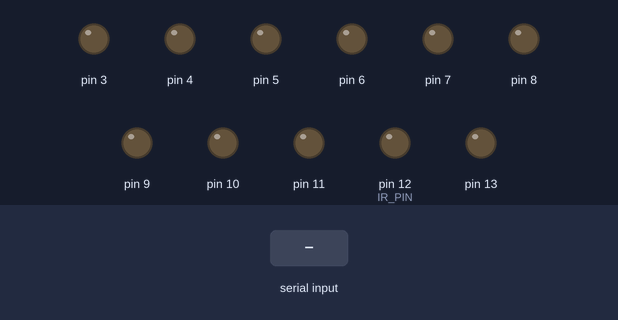
This sketch was run on a simulated Arduino Uno, built with avr-gcc and run on an emulated ATmega328P. Shown: output pins drawn as LEDs (lit = HIGH). Inputs (shaded band) come from the test bench.

Above: at 1.2 s.
1.3 s: "a" received over Serial
At 2.5 s:
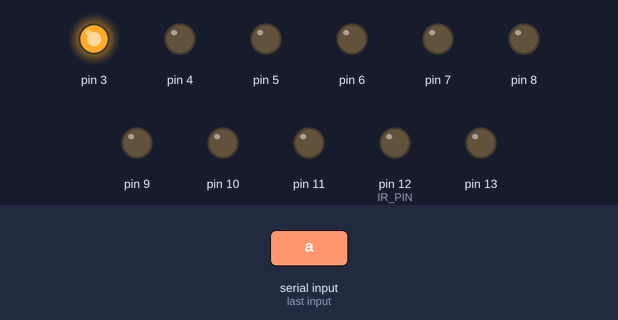
2.8 s: "b" received over Serial
At 3.7 s:
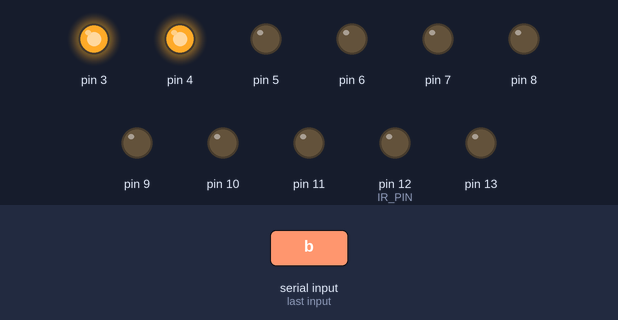
4.3 s: "c" received over Serial
At 4.9 s:
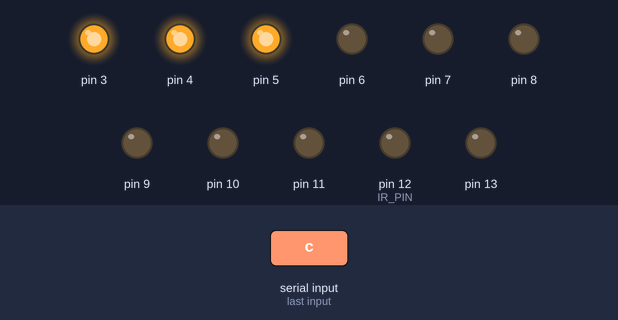
5.8 s: "d" received over Serial
At 6.2 s:
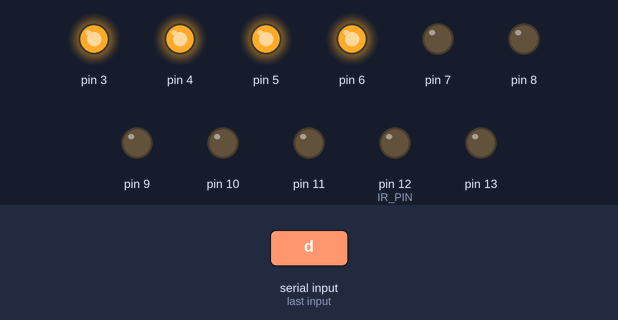
7.3 s: "e" received over Serial
At 8.3 s:
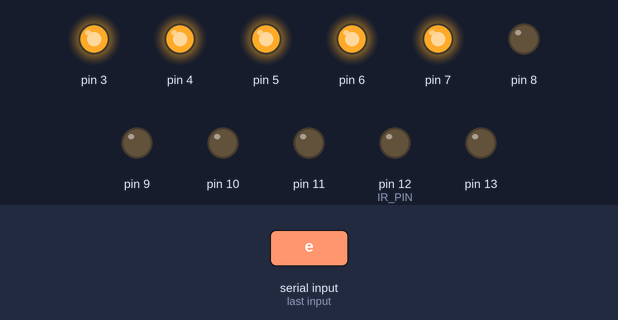
8.8 s: "f" received over Serial
At 9.5 s:
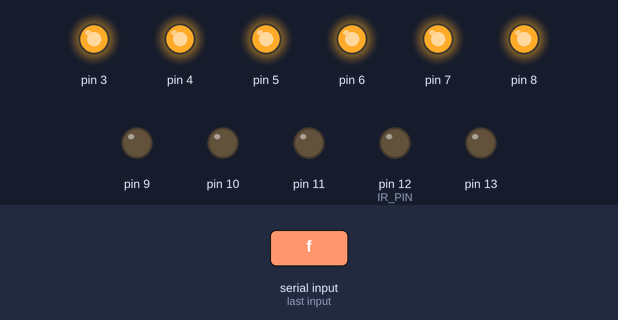
Timing chart, 0 to 11.3 s (numbered marks = the images above; inputs shaded):
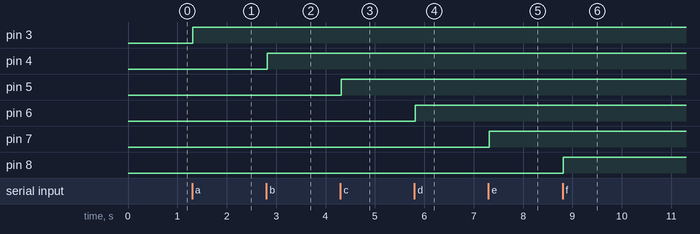

Measured:
- after the input at 1.3 s, pin 3: LOW → HIGH at once
- after the input at 2.8 s, pin 4: LOW → HIGH at once
- after the input at 4.3 s, pin 5: LOW → HIGH at once
- after the input at 5.8 s, pin 6: LOW → HIGH at once
- after the input at 7.3 s, pin 7: LOW → HIGH at once
- after the input at 8.8 s, pin 8: LOW → HIGH at once

The sketch:

cod.ino
```cpp
#include <avr/sleep.h>
#define interruptPin 2

char incoming_byte=0;
volatile unsigned int count=0;

void wakeUp()
{
  sleep_disable();
  detachInterrupt(0);
  delay(1000);
}
void Going_To_Sleep()
  {
    sleep_enable();
    attachInterrupt(0 , wakeUp , LOW);
    set_sleep_mode(SLEEP_MODE_PWR_DOWN);
    delay(1000);
    sleep_cpu();
  }
void setup() {
  // put your setup code here, to run once:

pinMode(3, OUTPUT);
pinMode(4, OUTPUT);
pinMode(5, OUTPUT);
pinMode(6, OUTPUT);
pinMode(7, OUTPUT);
pinMode(8, OUTPUT);
pinMode(9, OUTPUT);
pinMode(10, OUTPUT);
pinMode(11, OUTPUT);
pinMode(13, OUTPUT);

pinMode(12, OUTPUT); // IR PIN

digitalWrite(3 ,LOW);
digitalWrite(4 ,LOW);
digitalWrite(5 ,LOW);
digitalWrite(6 ,LOW);
digitalWrite(7 ,LOW);
digitalWrite(8 ,LOW);
digitalWrite(9 ,LOW);
digitalWrite(10 ,LOW);
digitalWrite(11 ,LOW);
digitalWrite(13,LOW);


Serial.begin(9600);


pinMode(interruptPin , INPUT_PULLUP);
/* Timer2 Initiat */
TIMSK2 = (TIMSK2 & B11111110) | 0x01;
TCCR2B = (TCCR2B & B11111000) | 0x07;
}

void loop() {
  // put your main code here, to run repeatedly:
if (Serial.available() > 0)
  {
    incoming_byte = Serial.read();
    delay(10);
  }

  switch(incoming_byte){
  case 'a' :     // your hand is close to the sensor
      count = 0;
      digitalWrite(3 , !digitalRead(3));
      delay(10);
      break;
  case 'b' :
     // your hand is a few inches from the sensor
      count = 0;
      digitalWrite(4 , !digitalRead(4));
      delay(10);
      break;
   case 'c' :   // your hand is nowhere near the sensor
      count = 0;
      digitalWrite(5 , !digitalRead(5));
      delay(10);
      break;
   case 'd' :  // your hand is on the sensor
      count = 0;
      digitalWrite(6 , !digitalRead(6));
      delay(10);
      break;
   case 'e':
      count = 0;
      digitalWrite(7 , !digitalRead(7));
      delay(10);
      break;
   case 'f':
      count = 0;
      digitalWrite(8 , !digitalRead(8));
      delay(10);
      break;
   case 'g' :
      count = 0;
      digitalWrite(9 , !digitalRead(9));
      delay(10);
      break;
   case 'h' :
      count = 0;
      digitalWrite(10 , !digitalRead(10));
      delay(10);
      break;
   case 'i' :
      count = 0;
      digitalWrite(11 , !digitalRead(11));
      delay(10);
      break;
   case 'j' :     // your hand is close to the sensor
      count = 0;
      digitalWrite(13 , !digitalRead(13));
      delay(10);
      break;
   case 'z' :
      delay(1000);
      digitalWrite(3 ,LOW);
      digitalWrite(4 ,LOW);
      digitalWrite(5 ,LOW);
      digitalWrite(6 ,LOW);
      digitalWrite(7 ,LOW);
      digitalWrite(8 ,LOW);
      digitalWrite(9 ,LOW);
      digitalWrite(10 ,LOW);
      digitalWrite(11 ,LOW);
      Going_To_Sleep();
      break;
  }
  if(count > 1000){Going_To_Sleep;}
  incoming_byte=0;
  delay(10);
}
ISR(TIMER2_OVF_vect)
{
  count++;
}
```
